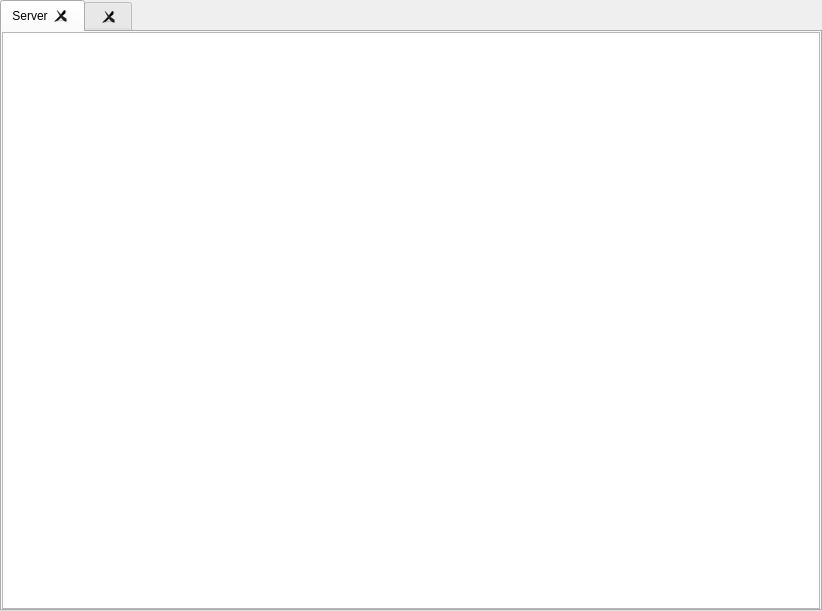
<?xml version="1.0" encoding="UTF-8"?>
<ui version="4.0">
 <class>topTabs</class>
 <widget class="QTabWidget" name="topTabs">
  <property name="geometry">
   <rect>
    <x>0</x>
    <y>0</y>
    <width>822</width>
    <height>611</height>
   </rect>
  </property>
  <property name="focusPolicy">
   <enum>Qt::NoFocus</enum>
  </property>
  <property name="windowTitle">
   <string>TabWidget</string>
  </property>
  <property name="styleSheet">
   <string notr="true"/>
  </property>
  <property name="currentIndex">
   <number>0</number>
  </property>
  <property name="elideMode">
   <enum>Qt::ElideRight</enum>
  </property>
  <property name="tabsClosable">
   <bool>true</bool>
  </property>
  <widget class="QWidget" name="serverTab">
   <attribute name="title">
    <string>Server</string>
   </attribute>
   <layout class="QHBoxLayout" name="horizontalLayout">
    <property name="spacing">
     <number>0</number>
    </property>
    <property name="margin">
     <number>0</number>
    </property>
    <item>
     <widget class="QPlainTextEdit" name="serverLogArea">
      <property name="font">
       <font>
        <family>Lucida Console</family>
       </font>
      </property>
      <property name="verticalScrollBarPolicy">
       <enum>Qt::ScrollBarAsNeeded</enum>
      </property>
      <property name="horizontalScrollBarPolicy">
       <enum>Qt::ScrollBarAlwaysOff</enum>
      </property>
      <property name="undoRedoEnabled">
       <bool>false</bool>
      </property>
      <property name="readOnly">
       <bool>true</bool>
      </property>
      <property name="plainText">
       <string/>
      </property>
      <property name="cursorWidth">
       <number>0</number>
      </property>
     </widget>
    </item>
   </layout>
  </widget>
   <widget class="QToolButton" name="rejoinChatButton">
     <property name="text">
       <string>Rejoin Chat</string>
     </property>
   </widget>
 </widget>
 <resources/>
 <connections/>
</ui>
